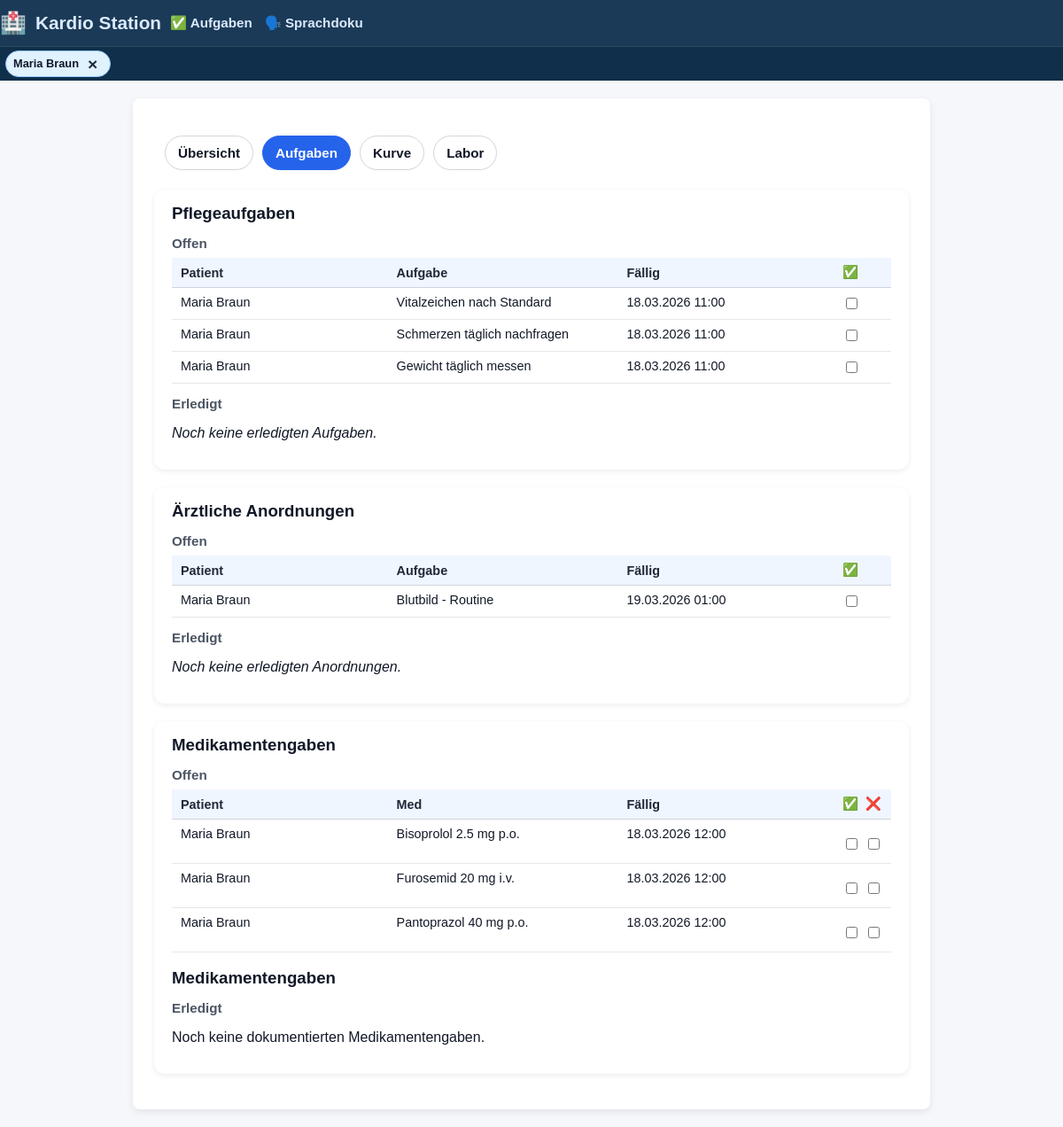
Page /tasks?patient_id=1 on the earlier database version.
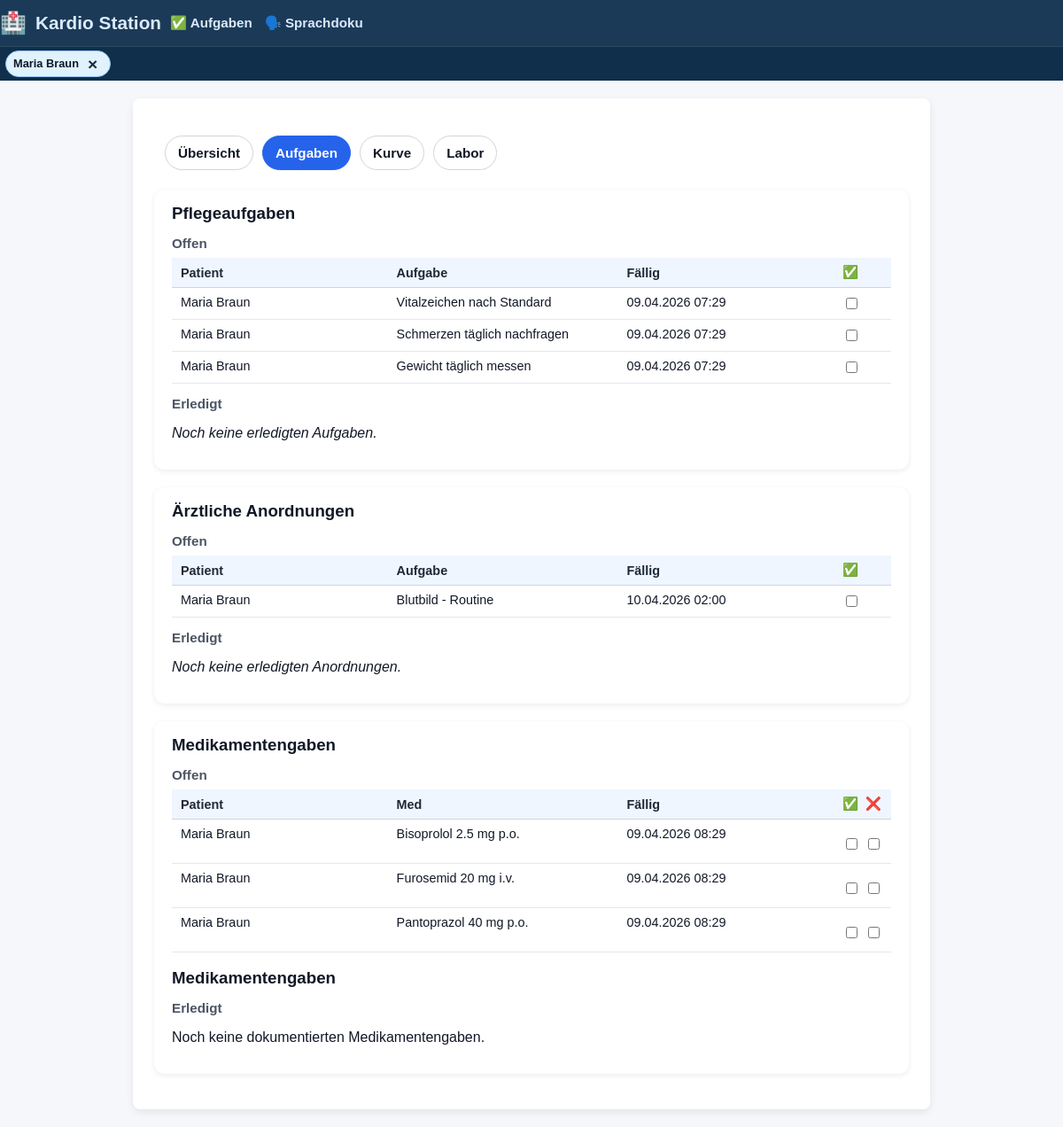
Same page on the later database version.
### tables this page shows
CREATE TABLE ai_tasks (
    id INTEGER PRIMARY KEY AUTOINCREMENT,
    patient_id INTEGER NOT NULL,
    description TEXT NOT NULL,
    due_time TEXT,
    completed INTEGER DEFAULT 0,
    FOREIGN KEY (patient_id) REFERENCES patients(id)
);

CREATE TABLE orders (
    id INTEGER PRIMARY KEY AUTOINCREMENT,
    patient_id INTEGER NOT NULL,
    description TEXT NOT NULL,
    due_date TEXT,
    due_time TEXT,
    status TEXT,
    ordered_by TEXT,
    type TEXT,
    completed INTEGER DEFAULT 0,
    FOREIGN KEY (patient_id) REFERENCES patients(id)
);

CREATE TABLE medications (
    id INTEGER PRIMARY KEY AUTOINCREMENT,
    patient_id INTEGER NOT NULL,
    name TEXT NOT NULL,
    dose TEXT,
    route TEXT,
    schedule TEXT,
    next_due TEXT,
    due_time TEXT,
    completed INTEGER DEFAULT 0,
    given INTEGER DEFAULT 0,
    not_given INTEGER DEFAULT 0,
    last_given_by TEXT,
    last_given_at TEXT,
    FOREIGN KEY (patient_id) REFERENCES patients(id)
);

CREATE TABLE patients (
    id INTEGER PRIMARY KEY AUTOINCREMENT,
    patient_identifier TEXT NOT NULL,
    name TEXT NOT NULL,
    gender TEXT,
    dob TEXT,
    room TEXT,
    diagnosis TEXT,
    bezugspflege_id INTEGER,
    allergies TEXT,
    code_status TEXT,
    admission_date TEXT,
    expected_discharge TEXT,
    primary_doctor TEXT,
    photo_filename TEXT,
    FOREIGN KEY (bezugspflege_id) REFERENCES nurses(id)
);

### app.py (the view, shortened to what this page needs)
@app.route("/tasks")
def tasks_view():
    patient_id = request.args.get("patient_id", type=int)
    conn = get_connection()
    cur = conn.cursor()
    if patient_id:
        cur.execute("""
            SELECT id, name, patient_identifier
            FROM patients
            WHERE id = ?;
        """, (patient_id,))
        patients = cur.fetchall()
        viewing_all_patients = False
        selected_patient = patients[0] if patients else None
    if patient_id:
        cur.execute("SELECT * FROM patients WHERE id = ?;", (patient_id,))
        patient = cur.fetchone()
    if patient_id:
        cur.execute("""
            SELECT
                t.id,
                t.patient_id,
                t.description,
                t.due_time,
                t.completed,
                p.name AS patient_name,
                p.patient_identifier AS patient_identifier
            FROM ai_tasks t
            JOIN patients p ON p.id = t.patient_id
            WHERE t.patient_id = ?
            ORDER BY datetime(t.due_time);
        """, (patient_id,))
    ai_tasks = cur.fetchall()
    ai_tasks_open = [t for t in ai_tasks if not t["completed"]]
    ai_tasks_done = [t for t in ai_tasks if t["completed"]]
    if patient_id:
        cur.execute("""
            SELECT o.*, p.name AS patient_name, p.patient_identifier
            FROM orders o
            JOIN patients p ON p.id = o.patient_id
            WHERE o.patient_id = ?
            ORDER BY o.due_date;
        """, (patient_id,))
    orders = cur.fetchall()
    orders_open = [o for o in orders if (o["status"] or "").lower() != "erledigt"]
    orders_done = [o for o in orders if (o["status"] or "").lower() == "erledigt"]
    try:
        cur.execute("ALTER TABLE medications ADD COLUMN given INTEGER DEFAULT 0;"
                    "ALTER TABLE medications ADD COLUMN not_given INTEGER DEFAULT 0;"
                    )
        conn.commit()
    except sqlite3.OperationalError:
        pass
    if patient_id:
        cur.execute("""
            SELECT m.*, p.name AS patient_name, p.patient_identifier
            FROM medications m
            JOIN patients p ON p.id = m.patient_id
            WHERE m.patient_id = ?
            ORDER BY m.next_due;
        """, (patient_id,))
    meds = cur.fetchall()
    meds_open = [m for m in meds if not (m["given"] or 0) and not (m["not_given"] or 0)]
    meds_done = [m for m in meds if (m["given"] or 0) or (m["not_given"] or 0)]
    cur.execute("""
        SELECT
            ma.given_at,
            n.name AS nurse_name,
            m.name AS med_name,
            m.dose
        FROM med_administrations ma
        JOIN medications m ON m.id = ma.med_id
        LEFT JOIN nurses n ON n.id = ma.nurse_id
        WHERE ma.patient_id = ?
        ORDER BY datetime(ma.given_at) DESC
        LIMIT 20;
    """, (patient_id or 0,))
    med_history = cur.fetchall()
    cur.execute("""
               SELECT alert, severity, created_at
               FROM ai_alerts
               WHERE patient_id = ?
               ORDER BY datetime(created_at) DESC, id DESC;
           """, (patient_id,))
    alerts = cur.fetchall()
    if selected_patient:
        add_patient_tab(selected_patient["id"], selected_patient["name"],
                        url_for("tasks_view", patient_id=selected_patient["id"]))
        set_active_patient(selected_patient["id"])
    current_nurse = get_current_nurse(conn)
    conn.close()
    conn.close()
    return render_template(
        "tasks.html",
        alerts=alerts,
        current_nurse=current_nurse,
        patients=patients,
        viewing_all_patients=viewing_all_patients,
        selected_patient=selected_patient,
        patient=patient,  # <-- add this
        active_tab="tasks",
        ai_tasks_open=ai_tasks_open,
        ai_tasks_done=ai_tasks_done,
        orders_open=orders_open,
        orders_done=orders_done,
        meds_open=meds_open,
        meds_done=meds_done,
        med_history=med_history
    )

### app.py (called while the page is built, shortened)
def get_connection():
    conn = sqlite3.connect(DB_PATH)
    conn.row_factory = sqlite3.Row
    return conn

def get_current_nurse(conn=None):
    nurse_id = session.get("current_nurse_id")
    if not nurse_id:
        return None

def add_patient_tab(patient_id: int, patient_name: str, url: str):
    tabs = session.get("patient_tabs", [])
    tabs = [t for t in tabs if t.get("patient_id") != patient_id]
    tabs.append({
        "patient_id": patient_id,
        "name": patient_name,
        "url": url,   # where to go back to (last place)
    })
    tabs = tabs[-5:]
    session["patient_tabs"] = tabs

def set_active_patient(patient_id: int):
    session["active_patient_id"] = patient_id

@app.template_filter("format_dt")
def format_dt(value):
    if not value:
        return "–"
    try:
        dt = datetime.fromisoformat(value)
        return dt.astimezone(LOCAL_TZ).strftime("%d.%m.%Y %H:%M")
    except:
        return value

### templates/tasks.html (shortened to what the changed rows need)
<!DOCTYPE html>
<html lang="de">
<head>
    <link rel="stylesheet" href="{{ url_for('static', filename='styles.css') }}">
</head>
<body>
{% extends "base.html" %}
{% block content %}
    <section class="section-card">
        {% if ai_tasks_open %}
            <div class="table-wrapper">
                <table class="data-table">
                    <thead>
                        <tr>
                            <th>Patient</th>
                            <th>Aufgabe</th>
                            <th>Fällig</th>
                            <th>✅</th>
                        </tr>
                    </thead>
                    <tbody>
                        {% for t in ai_tasks_open %}
                        <tr>
                            <td>{{ t.patient_name }}</td>
                            <td>{{ t.description }}</td>
                            <td>{{ t.due_time | format_dt or "Nächste Schicht" }}</td>
                            <td>
                                <form method="POST" action="{{ url_for('toggle_task', task_id=t.id, task_type='ai') }}">
                                    <input type="checkbox" name="done" onchange="this.form.submit()">
                                </form>
                            </td>
                        </tr>
                        {% endfor %}
                    </tbody>
                </table>
            </div>
        {% else %}
            <p><em>Keine offenen Aufgaben.</em></p>
        {% endif %}
    </section>
    <section class="section-card">
        {% if orders_open %}
            <div class="table-wrapper">
                <table class="data-table">
                    <thead>
                        <tr>
                            <th>Patient</th>
                            <th>Aufgabe</th>
                            <th>Fällig</th>
                            <th>✅</th>
                        </tr>
                    </thead>
                    <tbody>
                        {% for o in orders_open %}
                        <tr>
                            <td>{{ o["patient_name"] }}</td>
                            <td>{{ o["description"] }}</td>
                            <td>{{ o["due_date"]| format_dt or "—" }}</td>
                            <td>
                                <form method="POST" action="{{ url_for('toggle_task', task_id=o['id'], task_type='order') }}">
                                    <input type="checkbox" onchange="this.form.submit()">
                                </form>
                            </td>
                        </tr>
                        {% endfor %}
                    </tbody>
                </table>
            </div>
        {% else %}
            <p><em>Keine offenen Anordnungen.</em></p>
        {% endif %}
    </section>
<section class="section-card">
    {% if meds_open %}
    <div class="table-wrapper">
        <table class="data-table">
            <thead>
                <tr>
                    <th>Patient</th>
                    <th>Med</th>
                    <th>Fällig</th>
                    <th class="cell-center">✅</th>
                    <th class="cell-center">❌</th>
                </tr>
            </thead>
            <tbody>
                {% for m in meds_open %}
                <tr>
                    <td>{{ m["patient_name"] }}</td>
                    <td>{{ m["name"] }} {{ m["dose"] }} {{ m["route"] }}</td>
                    <td>{{ m["next_due"]| format_dt or "—" }}</td>
                    <td class="cell-center">
                <form method="POST"
                      action="{{ url_for('toggle_task', task_id=m['id'], task_type='med') }}">
                    <label class="med-toggle-label">
                        <input type="checkbox" onchange="this.form.submit()">
                    </label>
                </form>
                        </td>
                <td class="cell-center">
                <form method="POST"
                      action="{{ url_for('toggle_task', task_id=m['id'], task_type='med') }}">
                    <label class="med-toggle-label">
                        <input type="checkbox" onchange="this.form.submit()">
                        </label>
                    </form>
            </td>
                        </tr>
                        {% endfor %}
                    </tbody>
                </table>
    </div>
        {% else %}
            <p>Keine offenen Medikamentengaben.</p>
        {% endif %}
    <br>
{% endblock %}

Differences in the rows shown:
changed ai_tasks "Vitalzeichen nach Standard": due_time "18.03.2026 11:00" → "09.04.2026 07:29"
changed ai_tasks "Schmerzen täglich nachfragen": due_time "18.03.2026 11:00" → "09.04.2026 07:29"
changed ai_tasks "Gewicht täglich messen": due_time "18.03.2026 11:00" → "09.04.2026 07:29"
changed orders "Blutbild - Routine": due_date "19.03.2026 01:00" → "10.04.2026 02:00"
changed medications "Bisoprolol": next_due "18.03.2026 12:00" → "09.04.2026 08:29"
changed medications "Furosemid": next_due "18.03.2026 12:00" → "09.04.2026 08:29"
changed medications "Pantoprazol": next_due "18.03.2026 12:00" → "09.04.2026 08:29"
